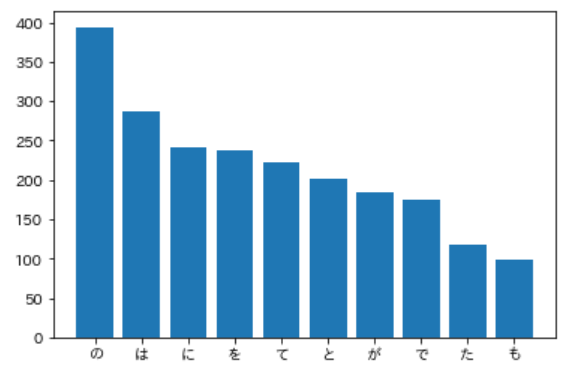

Write the Python code that produced this figure.
import re
import matplotlib.pyplot as plt
import numpy as np
import japanize_matplotlib

neko = open('neko.txt.mecab', 'r', encoding="utf-8")
list = []
for line in neko:
    if line != "EOS\n":
        nekon = re.split(',|\t', line)
        list.append({"surface": nekon[0], "base": nekon[7], "pos": nekon[1], "pos1": nekon[2]})
neko.close()

word_list = []
dic_word = {}
for word in list:
    if word["surface"] != "。" and word["surface"] != "、" and word["surface"] != "」" and word["surface"] != "「":
        if not word["surface"] in dic_word:
            dic_word[word["surface"]] = 1
        else:word_list2 = []

dic_word2 = {}
for word in list:
    if word["surface"] != "、" and word["surface"] != "」" and word["surface"] != "「":
        word_list2.append(word["surface"])

for word in list:
    if word["surface"] != "。" and word["surface"] != "、" and word["surface"] != "」" and word["surface"] != "「":
        if not word["surface"] in dic_word2:
            dic_word2[word["surface"]] = 0 

flag = 0
for i in range(len(word_list2)):
    if word_list2[i] == "猫":
        flag = 1
    elif word_list2[i] == "。":
        flag = 0
    elif flag == 1:
        dic_word2[word_list2[i]] += 1

for i in range(len(word_list2)):
    if word_list2[-i-1] == "猫":
        flag = 1
    elif word_list2[-i-1] == "。":
        flag = 0
    elif flag == 1:
        dic_word2[word_list2[-i-1]] += 1

sort_dic_word2 = sorted(dic_word2.items(), key=lambda x:x[1], reverse=True)

print(sort_dic_word2)

x = []
y = []
for i in range(10):
    x.append(sort_dic_word2[i][0])
    y.append(sort_dic_word2[i][1])

left = np.array(x)
height = np.array(y)
plt.bar(left, height)
